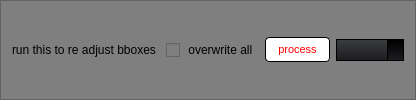
              <widget class="QFrame" name="frame_26">
               <property name="sizePolicy">
                <sizepolicy hsizetype="Preferred" vsizetype="Preferred">
                 <horstretch>0</horstretch>
                 <verstretch>0</verstretch>
                </sizepolicy>
               </property>
               <property name="styleSheet">
                <string notr="true">background-color: rgb(127, 127, 127);</string>
               </property>
               <property name="frameShape">
                <enum>QFrame::StyledPanel</enum>
               </property>
               <property name="frameShadow">
                <enum>QFrame::Raised</enum>
               </property>
               <layout class="QHBoxLayout" name="horizontalLayout_4">
                <item>
                 <widget class="QLabel" name="label_6">
                  <property name="sizePolicy">
                   <sizepolicy hsizetype="Fixed" vsizetype="Fixed">
                    <horstretch>0</horstretch>
                    <verstretch>0</verstretch>
                   </sizepolicy>
                  </property>
                  <property name="styleSheet">
                   <string notr="true">background-color: rgb(127, 127, 127);</string>
                  </property>
                  <property name="text">
                   <string>run this to re adjust bboxes </string>
                  </property>
                 </widget>
                </item>
                <item>
                 <widget class="QCheckBox" name="overwrite_var">
                  <property name="sizePolicy">
                   <sizepolicy hsizetype="Fixed" vsizetype="Fixed">
                    <horstretch>0</horstretch>
                    <verstretch>0</verstretch>
                   </sizepolicy>
                  </property>
                  <property name="styleSheet">
                   <string notr="true"/>
                  </property>
                  <property name="text">
                   <string> overwrite all</string>
                  </property>
                 </widget>
                </item>
                <item>
                 <widget class="QPushButton" name="process_folder_btn">
                  <property name="sizePolicy">
                   <sizepolicy hsizetype="Fixed" vsizetype="Fixed">
                    <horstretch>0</horstretch>
                    <verstretch>0</verstretch>
                   </sizepolicy>
                  </property>
                  <property name="styleSheet">
                   <string notr="true">QPushButton {
    background-color: white;
    color: red;
    font-size: 8pt;
    min-width: 53px;
    border-style: solid;
    border-width: 1px;
    border-radius: 4px;
    border-color: rgb(0, 0, 0);
    padding: 5px;
}

QPushButton:hover {
    background-color: red;
    color: white;
}

QPushButton:pressed {
    background-color: red;
    border: 1px solid red;
}</string>
                  </property>
                  <property name="text">
                   <string>process</string>
                  </property>
                 </widget>
                </item>
                <item>
                 <widget class="QComboBox" name="sam_model">
                  <property name="sizePolicy">
                   <sizepolicy hsizetype="Fixed" vsizetype="Fixed">
                    <horstretch>0</horstretch>
                    <verstretch>0</verstretch>
                   </sizepolicy>
                  </property>
                  <property name="styleSheet">
                   <string notr="true">				QComboBox
				{
					background-color: qlineargradient(spread:repeat, x1:1, y1:0, x2:1, y2:1, stop:0  rgb(59, 61, 62) /*bg_alt*/,stop:1 rgb(28, 28, 32) /*bg_prim*/);
					border: 1px solid #000;
					padding-left: 6px;
					color: rgb(238, 238, 238) /*txt*/;
					height: 20px;
				}
				QComboBox::disabled
				{
					background-color: #404040;
					color: #656565;
					border-color: rgb(0, 0, 0) /*bg_gen*/;
				}
				QComboBox:on
				{
					background-color: rgb(236, 157, 0) /*accent*/;
					color: rgb(28, 28, 28) /*txt_bg*/;
				}
				QComboBox QAbstractItemView
				{
					background-color: rgb(28, 28, 32) /*bg_prim*/;
					color: rgb(238, 238, 238) /*txt*/;
					border: 1px solid black;
					selection-background-color: rgb(236, 157, 0) /*accent*/;
					outline: 0;
				}
				QComboBox::drop-down
				{
					background-color: qlineargradient(spread:repeat, x1:1, y1:0, x2:1, y2:1, stop:0  rgb(0, 0, 0) /*bg_gen*/,stop:1 rgb(28, 28, 32) /*bg_prim*/);
					subcontrol-origin: padding;
					subcontrol-position: top right;
					width: 15px;
					border-left-width: 1px;
					border-left-color: black;
					border-left-style: solid; 
				}
				QComboBox::down-arrow
				{
					image: url(:/16x16/icons/16x16/down.gif);
					width: 8px;
					height: 8px;
				}</string>
                  </property>
                 </widget>
                </item>
               </layout>
              </widget>
